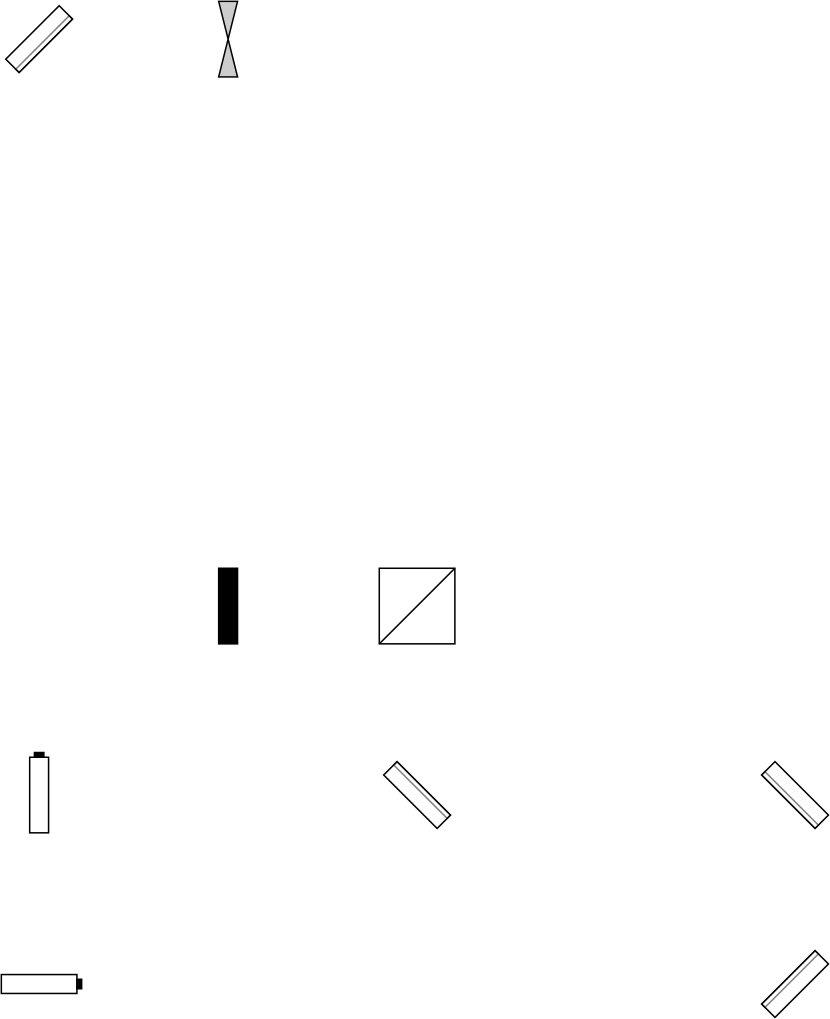

Recreate this plot in Python.
from components import *
from setup import OpticalTable
from pyx import path, color

setup = OpticalTable(50, 50)
setup.points = True

# position all components
setup.attach("Pump Laser", Laser(14, 0, 90))
setup.attach("Mirror1", Mirror(30, 0, -45))
setup.attach("Mirror2", Mirror(30, 5, -135))
setup.attach("Mirror3", Mirror(24, 5, 45))
setup.attach("Polariser1", Polariser(24, 8, 0))
setup.attach("PBS1", PolarisingBeamSplitter(24, 12, 0))
setup.attach("Polariser2", Polariser(24, 16, 0))
setup.attach("EndBlock1", EndBlock(30, 12, -90))
setup.attach("Mirror4", Mirror(24, 42, 180))

setup.attach("Probe Laser", Laser(1, 10, 0))
setup.attach("Mirror5", Mirror(1, 25, 135))
setup.attach("Mirror6", Mirror(5, 25, -45))
setup.attach("Mirror7", Mirror(5, 30, 135))
setup.attach("Polariser3", Polariser(8, 30, 90))
setup.attach("PBS2", PolarisingBeamSplitter(11, 30, -90))
setup.attach("Collimator1", Collimator(14, 30, 90))
setup.attach("EndBlock2", EndBlock(11, 25, 0))

# include magnetometry components
setup.attach("MuMetalShield1", MuMetalShield(24, 30, 0))
setup.attach("FerriteShield1", FerriteShield(24, 30, 0))
setup.attach("RbCell1", RbCell(24, 30, 0))

# activate pump and probe beams
setup.activate("Pump Laser")
setup.activate("Probe Laser")

# save
setup.save("draft_setup")